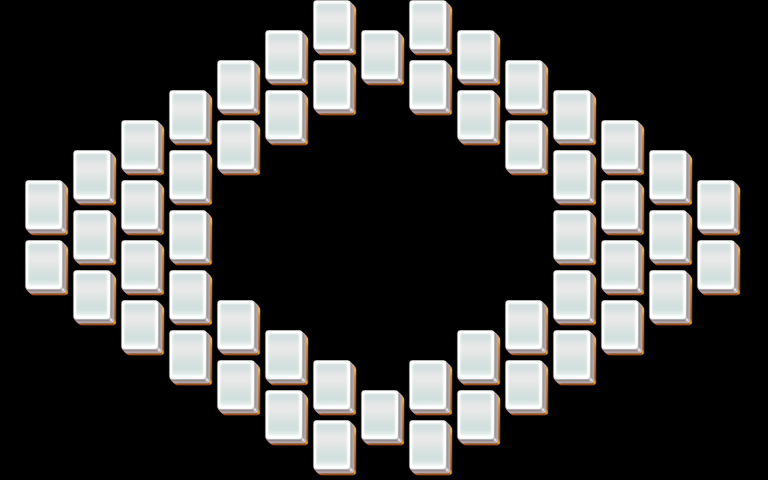

Rendered tile map (Tiled .tmx) drawn with the repository's tilesets; below, a short description and the map source with its tile grids summarised:
An orthogonal 32x16 tile map with 24x30 px tiles, 2 tile layers (layer1, layer2).

<map version="1.0" orientation="orthogonal" width="32" height="16" tilewidth="24" tileheight="30">
 <properties>
  <property name="species" value="10" />
 </properties>
 <tileset firstgid="1" name="mahjong" tilewidth="48" tileheight="60">
  <image source="mahjong.png" />
 </tileset>
 <layer name="layer1" width="32" height="16">
  <data>[512 cells, 54 non-empty, 1 distinct tile ids]</data>
 </layer>
 <layer name="layer2" width="32" height="16">
  <data>[512 cells, 54 non-empty, 1 distinct tile ids]</data>
 </layer>
</map>
